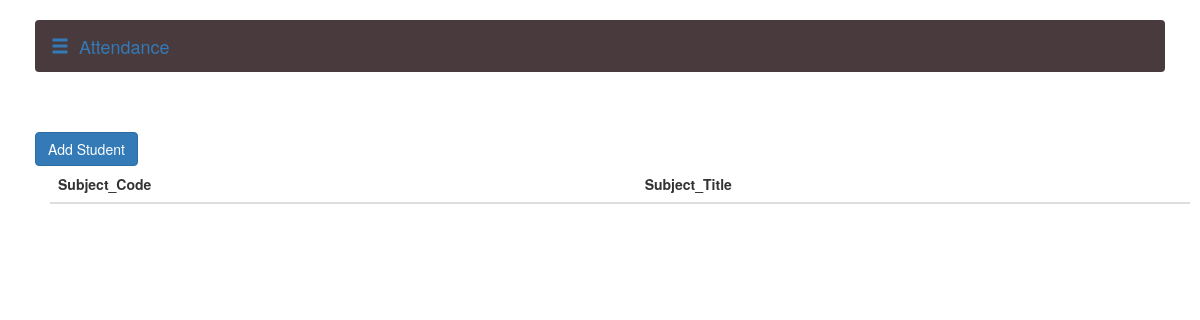
Page /subjectread.php on the earlier database version.
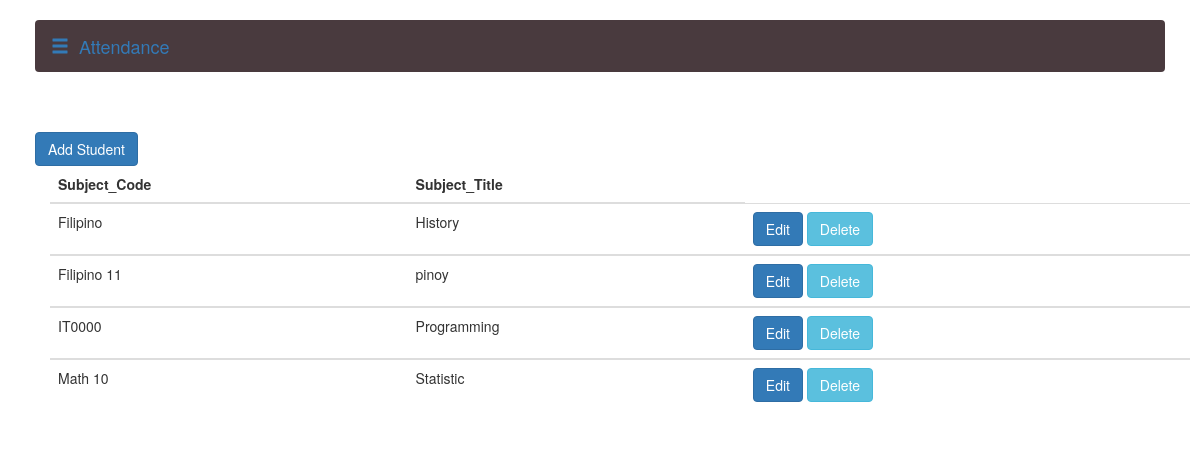
Same page on the later database version.
### tables this page shows
CREATE TABLE `subject` (
  `Subject_Code` varchar(20) NOT NULL,
  `Subject_Title` varchar(50) DEFAULT NULL
);

### subjectread.php (the view, shortened to what this page needs)
<?php
	if(isset($_POST['btn_search']))
	{
    $search = $_POST['search'];
		$query = "SELECT * FROM `subject` WHERE CONCAT(`Subject_Code`, `	Subject_Title`) LIKE '%".$search."%'";
		$search_result = filterTable($query);
	}
	else {
		$query = "SELECT * FROM `subject`";
		$search_result = filterTable($query);
	}
	function filterTable($query)
	{
		$connect = mysqli_connect("localhost", "root", "", "attendance");
		$filter_Result = mysqli_query($connect, $query);
		return $filter_Result;
	}
?>
<!DOCTYPE html>
<html lang="en">
<head>
	<link href="bootstrap-3.3.7/css/bootstrap.min.css" rel="stylesheet">
    <link href="css/attendance.css" rel="stylesheet">
</head>
<body>
 <div id="wrapper">
        <div id="page-content-wrapper">
            <div class="container-fluid">
				<nav class="navbar navbar-green">
					<div class="container-fluid">
						<div class="navbar-header">
							<a class="navbar-brand" onclick="openNav()"><span  class="glyphicon glyphicon-menu-hamburger"></span>&nbsp;&nbsp;Attendance</a>
						</div>
					</div>
				</nav>
             <br>
         <br>
			<body>
			<a href="subject.php"class="btn btn-primary">Add Student</a>
			<div class="container">
			<table class="table">
									<thead>
										<tr>
										<th>Subject_Code</th>
										<th>Subject_Title</th>
										</tr>
							    </thead>
								<?php while($row = mysqli_fetch_array($search_result)):?>
									<tbody>
									<tr>
										<td><?php echo $row['Subject_Code'];?></td>
										<td><?php echo $row['Subject_Title'];?></td>
										<td>
											<div class="btn-group">
											  <div class>
												<a class="btn btn-primary" href="editsubject.php?edit=<?php echo $row['Subject_Code']; ?>">Edit</a>
												<a href="delete1.php?Subject_Code=<?php echo $row["Subject_Code"]; ?>"><button type="submit"class="btn btn-info"  onclick="return confirm('Are you sure?');" >Delete</button></a>
											  </div>
											</div>
										</td>
									</tr>
									</tbody>
								<?php endwhile;?>
					        	</table>
							</div>
				     </body>
			  </html>

Differences in the rows shown:
added subject: Subject_Code "Filipino", Subject_Title "History"
added subject: Subject_Code "Filipino 11", Subject_Title "pinoy"
added subject: Subject_Code "IT0000", Subject_Title "Programming"
added subject: Subject_Code "Math 10", Subject_Title "Statistic"
